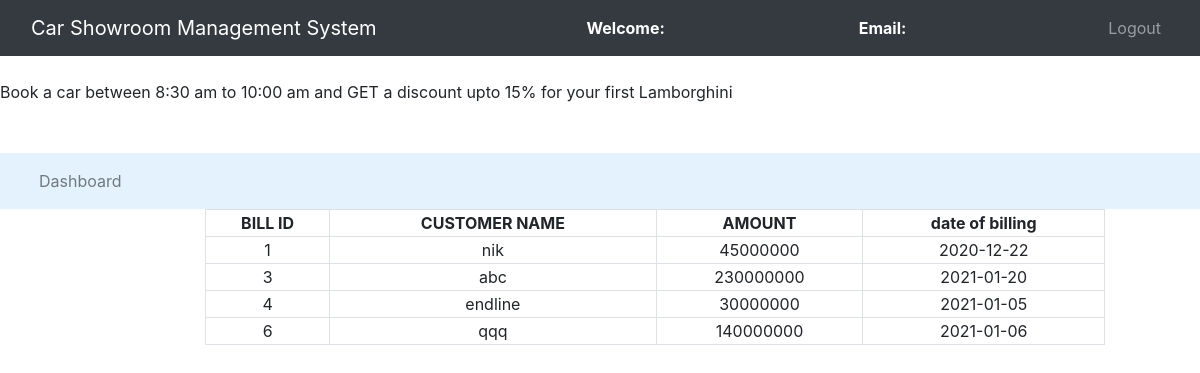
Page /csms/admin/bill.php on the committed database.
### tables this page shows
CREATE TABLE `bill` (
  `billid` int(30) NOT NULL,
  `id` int(30) NOT NULL,
  `amount` int(30) NOT NULL,
  `dateofbilling` date NOT NULL
);

CREATE TABLE `register` (
  `id` int(30) NOT NULL,
  `name` varchar(30) NOT NULL,
  `email` varchar(30) NOT NULL,
  `password` varchar(30) NOT NULL,
  `mobile` int(30) NOT NULL,
  `address` varchar(30) NOT NULL
);

### csms/admin/bill.php (the view, shortened to what this page needs)
<?php
	$connection = mysqli_connect("localhost","root","");
	$query = "select bill.billid,bill.dateofbilling,bill.amount ,register.name from bill left join register on
	bill.id = register.id";
  ?>
<!DOCTYPE html>
<html lang="en" dir="ltr">
  <head>
    <link rel="stylesheet" href="https://stackpath.bootstrapcdn.com/bootstrap/4.1.3/css/bootstrap.min.css">
  </head>
  <body>
    <nav class="navbar navbar-expand-lg navbar-dark bg-dark">
		<div class="container-fluid">
			<div class="navbar-header">
				<a class="navbar-brand" href="index.php">Car Showroom Management System</a>
			</div>
      <font style="color: white"><span><strong>Welcome: <?php echo $_SESSION['name'];?></strong></span></font>
			<font style="color: white"><span><strong>Email: <?php echo $_SESSION['email'];?></strong></span></font>
			<ul class="nav navbar-nav navbar-right">
        <li class="nav-item"><a class="nav-link" href="logout.php">Logout</a></li>
			</ul>
		</div>
	</nav><br>
  <span><marquee>Book a car between 8:30 am to 10:00 am and GET a discount upto 15% for your first Lamborghini</marquee></span><br><br>
  <div class="row">
   <div class="col-md-3">
     </div>
   </div>
	 <nav class="navbar navbar-expand-lg navbar-light" style="background-color: #e3f2fd">
	<div class="container-fluid">
		<ul class="nav navbar-nav navbar-center">
			<li class="nav-item">
				<a href="admin_dashboard.php" class="nav-link">Dashboard</a>
			</li>
</nav>
<div class="row">
	<div class="col-md-2"></div>
	<div class="col-md-8">
		<form>
			<table class="table-bordered" width="900px" style="text-align: center">
				<tr>
					<th>BILL ID</th>
          <th>CUSTOMER NAME</th>
					<th>AMOUNT</th>
          <th>date of billing</th>
				</tr>
				<?php
					$query_run = mysqli_query($connection,$query);
					while($row = mysqli_fetch_assoc($query_run)){
						$billid = $row['billid'];
            $name = $row['name'];
						$amount = $row['amount'];
            $dateofbilling = $row['dateofbilling'];
				?>
						<tr>
							<td><?php echo $billid;?></td>
              <td><?php echo $name;?></td>
							<td><?php echo $amount;?></td>
              <td><?php echo $dateofbilling;?></td>
						</tr>
						<?php
					}
				?>
			</table>
		</form>
	</div>
	<div class="col-md-2"></div>
</div>
</body>
</html>

### rows in the picture
bill: billid "1", id.name "nik", amount "45000000", dateofbilling "2020-12-22"
bill: billid "3", id.name "abc", amount "230000000", dateofbilling "2021-01-20"
bill: billid "4", id.name "endline", amount "30000000", dateofbilling "2021-01-05"
bill: billid "6", id.name "qqq", amount "140000000", dateofbilling "2021-01-06"
